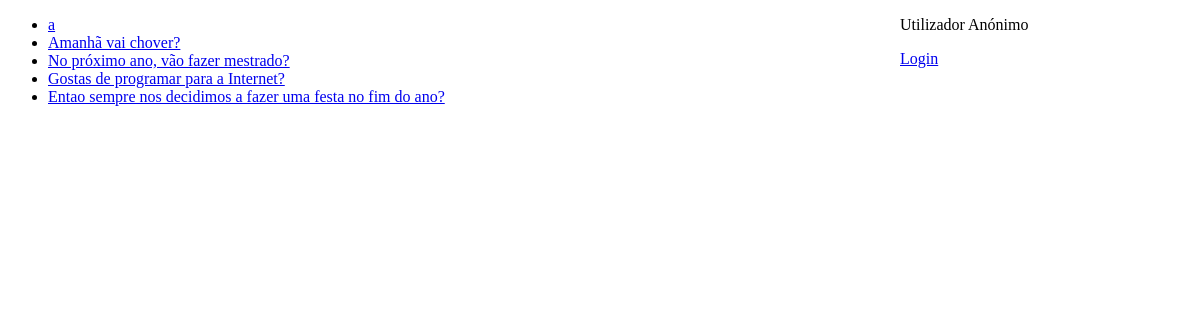
The page /votacao/ on the database as committed earlier.
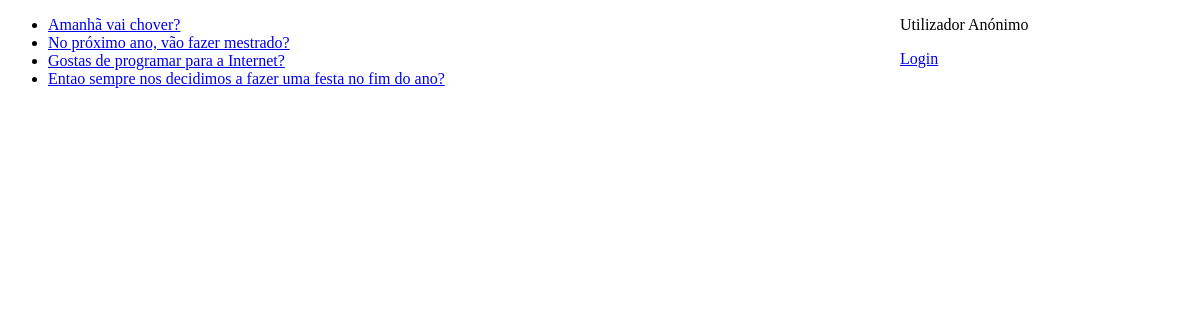
The same page on the database as committed later.
### votacao/models.py (models this page shows, shortened)
class Questao(models.Model):
    questao_texto = models.CharField(max_length=200)
    pub_data = models.DateTimeField('data de publicacao')

### votacao/views.py (the view)
# urls.py: path("", views.index, name='index'),
def index(request):
    latest_question_list =Questao.objects.order_by('-pub_data')[:5]
    context = {'latest_question_list': latest_question_list}
    return render(request, 'votacao/index.html',context)

### votacao/templates/votacao/index.html (shortened to what this page needs)
<!DOCTYPE html>
<html>
<head>
</head>
<body>
    {% if latest_question_list %}
    <ul>
        {% for questao in latest_question_list %}
        <li>
            <a href="{% url 'votacao:detalhe' questao.id %}">
                {{ questao.questao_texto }}
            </a>
        </li>
        {% endfor %}
    </ul>
    {% else %}
    <p>Nao ha questoes disponiveis.</p>
    {% endif %}
    <br><br>
        <div class="fixed">
        {% if request.user.is_authenticated %}
            <p>{{request.user.username}}</p>
            {% if not request.user.is_superuser %}
                <p>Número total de votos realizados: {{request.user.aluno.votos}}</p>
            {% endif %}
            <a href="{% url 'votacao:logout_view' %}">Logout</a>
            <br><br>
            <a href="{% url 'votacao:user_view' %}">Ver conta</a>
        {% else %}
            <p>Utilizador Anónimo</p>
            <a href="{% url 'votacao:logar' %}">Login</a>
        {% endif %}
    </div>
</body>
</html>

### votacao/templates/votacao/index.html (style rules this page uses)
div.fixed { position: fixed; top: 0; right: 0; width: 300px; }

Rows that differ between the two databases and show on the page:
removed Questao: questao_texto "a"
